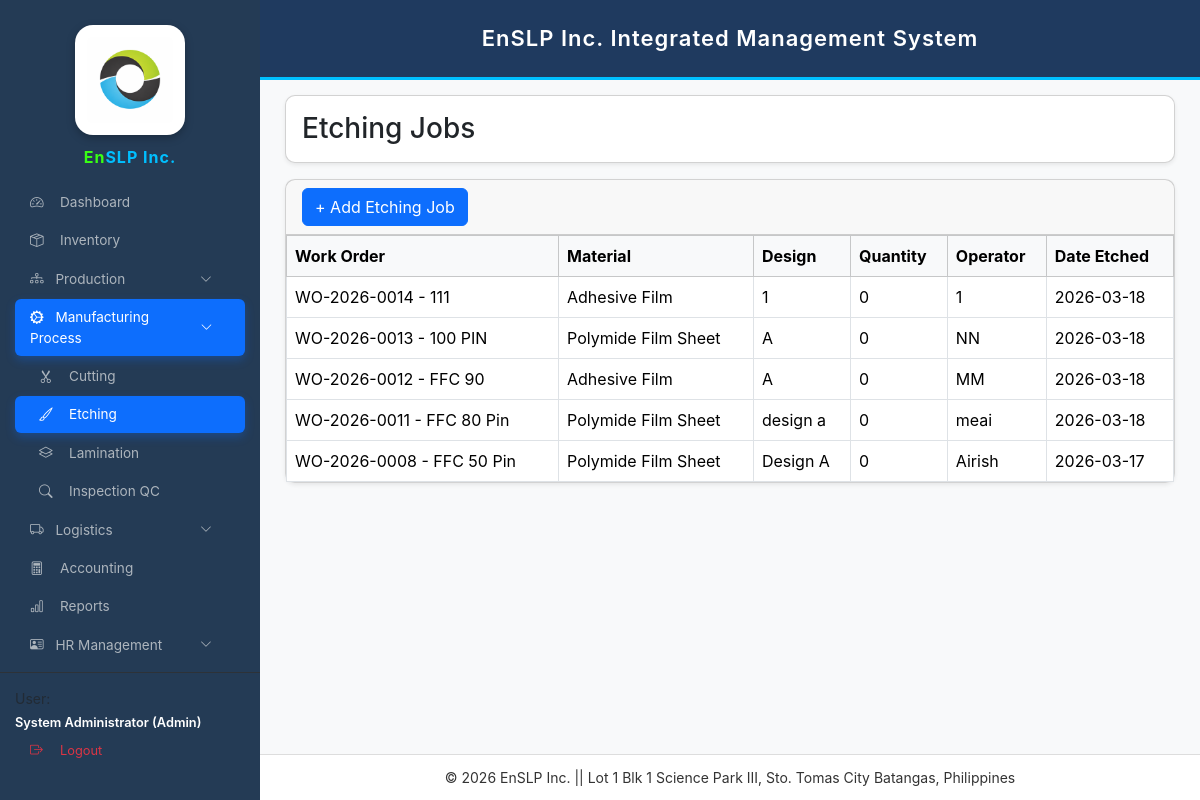
The page /etching.php (signed in) on the database as committed earlier.
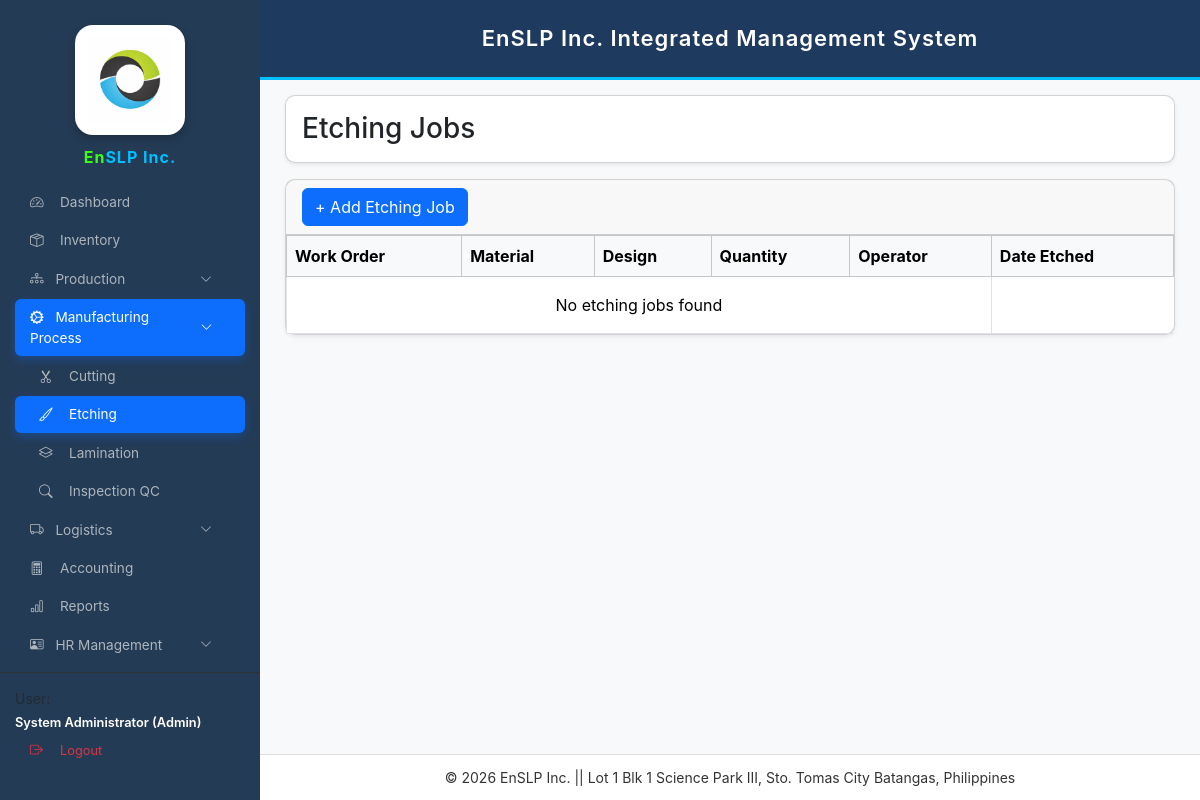
The same page on the database as committed later.
### tables this page shows
CREATE TABLE `etching_jobs` (
  `id` int(11) NOT NULL,
  `work_order_id` varchar(50) NOT NULL,
  `item_id` int(11) DEFAULT NULL,
  `design` varchar(100) DEFAULT NULL,
  `operator` varchar(100) DEFAULT NULL,
  `date_etched` timestamp NOT NULL DEFAULT current_timestamp(),
  `quantity` int(11) DEFAULT 0
);

CREATE TABLE `work_orders` (
  `id` int(11) NOT NULL,
  `wo_no` varchar(50) DEFAULT NULL,
  `product_name` varchar(150) NOT NULL,
  `client` varchar(150) DEFAULT NULL,
  `qty` int(11) DEFAULT 0,
  `status` varchar(50) DEFAULT NULL,
  `date_started` date NOT NULL,
  `date_completed` date DEFAULT NULL,
  `remarks` varchar(255) DEFAULT NULL,
  `created_at` timestamp NOT NULL DEFAULT current_timestamp(),
  `selling_price` decimal(10,2) DEFAULT 0.00
);

CREATE TABLE `inventory_items` (
  `id` int(11) NOT NULL,
  `item_code` varchar(50) DEFAULT NULL,
  `item_name` varchar(150) NOT NULL,
  `category` varchar(50) DEFAULT NULL,
  `unit` varchar(30) DEFAULT 'pcs',
  `quantity` int(11) NOT NULL DEFAULT 0,
  `reorder_level` int(11) NOT NULL DEFAULT 0,
  `created_at` datetime NOT NULL DEFAULT current_timestamp(),
  `cost` decimal(10,2) DEFAULT NULL,
  `selling_price` decimal(10,2) DEFAULT 0.00,
  `status` varchar(20) DEFAULT 'active',
  `value` decimal(10,2) DEFAULT 0.00
);

### etching.php (the view, shortened to what this page needs)
<?php
require_once "config.php";
$stmt=$conn->query("
SELECT e.*,i.item_name,w.wo_no,w.product_name
FROM etching_jobs e
LEFT JOIN inventory_items i ON e.item_id=i.id
LEFT JOIN work_orders w ON e.work_order_id=w.id
ORDER BY e.id DESC
");
$jobs=$stmt->fetchAll(PDO::FETCH_ASSOC);
?>
<!DOCTYPE html>
<html>
<head>
<link href="https://cdn.jsdelivr.net/npm/bootstrap@5.3.3/dist/css/bootstrap.min.css" rel="stylesheet">
</head>
<body>
<div class="d-flex">
<?php include 'sidebar.php'; ?>
<?php include 'header.php'; ?>
<div class="main-content flex-grow-1">
<div class="card shadow-sm mb-3">
<div class="card-body">
<h3 class="mb-0">Etching Jobs</h3>
</div>
</div>
<div class="card shadow-sm">
<div class="card-header">
<button class="btn btn-primary"
data-bs-toggle="modal"
data-bs-target="#addEtchingModal">
+ Add Etching Job
</button>
</div>
<div class="card-body p-0">
<table class="table table-bordered mb-0">
<thead class="table-light">
<tr>
<th>Work Order</th>
<th>Material</th>
<th>Design</th>
<th>Quantity</th>
<th>Operator</th>
<th>Date Etched</th>
</tr>
</thead>
<tbody>
<?php if($jobs){ ?>
<?php foreach($jobs as $row){ ?>
<tr>
<td><?=$row['wo_no']?> - <?=$row['product_name']?></td>
<td><?=$row['item_name']?></td>
<td><?=$row['design']?></td>
<td><?=$row['quantity']?></td>
<td><?=$row['operator']?></td>
<td><?=date('Y-m-d', strtotime($row['date_etched']))?></td>
</tr>
<?php } ?>
<?php }else{ ?>
<tr>
<td colspan="5" class="text-center p-3">
No etching jobs found
</td>
</tr>
<?php } ?>
</tbody>
</table>
</div>
</div>
</div>
</div>
<?php include 'footer.php'; ?>
</body>
</html>

Rows that differ between the two databases and show on the page:
removed etching_jobs: work_order.wo_no "WO-2026-0014", work_order.product_name "111", inventory_items.item_name "Adhesive Film", design "1", quantity "0", operator "1", date_etched "2026-03-18"
removed etching_jobs: work_order.wo_no "WO-2026-0013", work_order.product_name "100 PIN", inventory_items.item_name "Polymide Film Sheet", design "A", quantity "0", operator "NN", date_etched "2026-03-18"
removed etching_jobs: work_order.wo_no "WO-2026-0012", work_order.product_name "FFC 90", inventory_items.item_name "Adhesive Film", design "A", quantity "0", operator "MM", date_etched "2026-03-18"
removed etching_jobs: work_order.wo_no "WO-2026-0011", work_order.product_name "FFC 80 Pin", inventory_items.item_name "Polymide Film Sheet", design "design a", quantity "0", operator "meai", date_etched "2026-03-18"
removed etching_jobs: work_order.wo_no "WO-2026-0008", work_order.product_name "FFC 50 Pin", inventory_items.item_name "Polymide Film Sheet", design "Design A", quantity "0", operator "Airish", date_etched "2026-03-17"
Other text that changed with them:
text now shown: "No etching jobs found"
